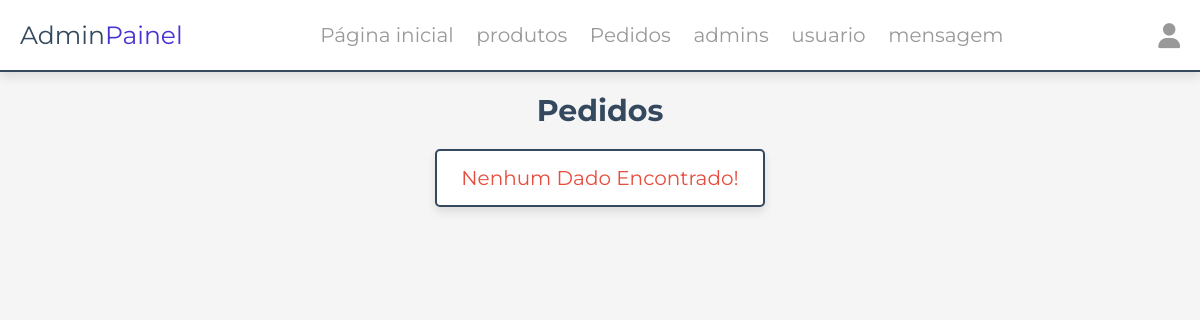
Before: /admin/ordem_pedido.php?filter=3 (signed in) with the older database file.
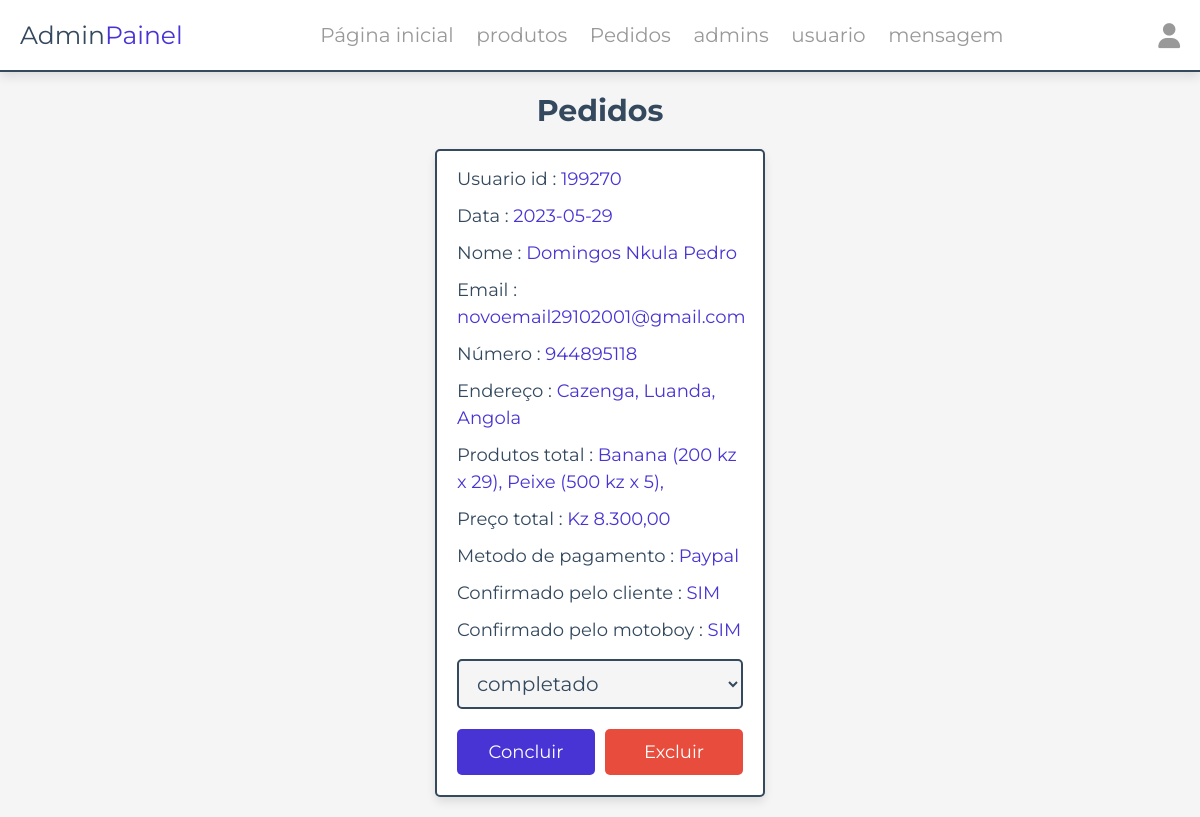
After: the same page with the newer database file.
### tables this page shows
CREATE TABLE `pedidos` (
  `id` varchar(255) NOT NULL,
  `user_id` int(100) NOT NULL,
  `nome` varchar(20) NOT NULL,
  `contacto` varchar(10) NOT NULL,
  `email` varchar(50) NOT NULL,
  `metodo` varchar(50) NOT NULL,
  `endereço` varchar(500) NOT NULL,
  `total_produtos` text NOT NULL,
  `total_preço` int(100) NOT NULL,
  `data` date NOT NULL DEFAULT current_timestamp(),
  `estado_pagamento` varchar(20) NOT NULL DEFAULT '1',
  `confirmacao_cliente` varchar(20) DEFAULT 'false',
  `confirmacao_motoboy` varchar(20) DEFAULT 'false',
  PRIMARY KEY (`id`)
);

### functions/pegarEstado.php (called while the page is built, shortened)
<?php
function pegarEstado($numero_do_estado){
    if($numero_do_estado == '3'):
        return "completado";
    endif;
}

### admin/ordem_pedido.php (the view, shortened to what this page needs)
<?php
include __DIR__ . './../components/connect.php';
include_once __DIR__ . './../functions/pegarEstado.php';
if(isset($_GET['filter'])){
   $id_filter = $_GET['filter'];
   if($id_filter == "all"){
      $sql = $conn->prepare("SELECT * FROM pedidos");
      $sql->execute();
      if($sql->rowCount() > 0){
         $dados_filtrados = $sql->fetchAll(PDO::FETCH_ASSOC);
      } else {
         $dados_filtrados = false;
      }
   } else {
      $sql = $conn->prepare("SELECT * FROM pedidos WHERE estado_pagamento = ?");
      $sql->execute([$id_filter]);
      if($sql->rowCount() > 0){
         $dados_filtrados = $sql->fetchAll(PDO::FETCH_ASSOC);
      } else {
         $dados_filtrados = false;
      }
   }
}
?>
<!DOCTYPE html>
<html lang="pt-br">
<head>
   <link rel="stylesheet" href="https://cdnjs.cloudflare.com/ajax/libs/font-awesome/6.1.1/css/all.min.css">
   <link rel="stylesheet" href="../css/admin_style.css">
</head>
<body>
<?php include '../components/admin_cabeçalho.php' ?>
<section class="placed-orders">
   <h1 class="heading">Pedidos</h1>
   <div class="box-container">
   <?php
      if(!$dados_filtrados):
         echo "<p class='empty'>Nenhum dado encontrado!</p>";
      else:
      foreach ($dados_filtrados as $dados):
         $all_produts = json_decode($dados['total_produtos'], true);
   ?>
   <div class="box">
      <p> Usuario id : <span><?= $dados['user_id']; ?></span> </p>
      <p> Data : <span><?= $dados['data']; ?></span> </p>
      <p> Nome : <span><?= $dados['nome']; ?></span> </p>
      <p> Email : <span><?= $dados['email']; ?></span> </p>
      <p> Número : <span><?= $dados['contacto']; ?></span> </p>
      <p> Endereço : <span><?= $dados['endereço']; ?></span> </p>
      <p> Produtos total : <span>
      <?php
            foreach($all_produts as $product):
               $produto = $product['pedido'];
               echo "{$produto['nome']} ({$produto['preco']} kz x {$produto['qntd']}), \n";
            endforeach;
      ?>
      </span> </p>
      <p> Preço total : <span>Kz <?= number_format($dados['total_preço'], 2, ",", ".") ; ?></span> </p>
      <p> Metodo de pagamento : <span><?= $dados['metodo']; ?></span> </p>
      <p> Confirmado pelo cliente : <span><?= $dados['confirmacao_cliente'] == 'true' ? 'SIM' : 'NÃO'; ?></span> </p>
      <p> Confirmado pelo motoboy : <span><?= $dados['confirmacao_motoboy'] == 'true' ? 'SIM' : 'NÃO'; ?></span> </p>
      <form action="" method="POST">
         <select <?= $dados['estado_pagamento'] == '0' ? 'disabled' : ''; ?> name="payment_status" class="drop-down">
            <option selected disabled value="<?= $dados['estado_pagamento']; ?>">
               <?= pegarEstado($dados['estado_pagamento']); ?>
            </option>
         </select>
         <div class="flex-btn">
            <?=
               $dados['estado_pagamento'] != '0'
                  ? "<input type='submit' value='concluir' class='btn' name='update_payment'>"
                  : '';
            ?>
            <a href="ordem_pedido.php?delete=<?= $dados['id']; ?>" class="delete-btn" onclick="return confirm('pretende eliminar este pedido?');">excluir</a>
         </div>
      </form>
   </div>
      <?php
         endforeach;
         endif;
      ?>
   </div>
</section>
</body>
</html>

Changed rows visible on the page:
now on this page (row edited): pedidos: user "199270", data "2023-05-29", nome "Domingos Nkula Pedro", email "novoemail29102001@gmail.com", contacto "944895118", endereço "Cazenga, Luanda, Angola", nome "Banana", preco "200", qntd "29", nome "Peixe", preco "500", qntd "5", total_preço "8.300,00", metodo "Paypal", confirmacao_cliente "SIM", confirmacao_motoboy "SIM", payment_status "completado"
Other visible differences:
text no longer shown: "Nenhum Dado Encontrado!"
